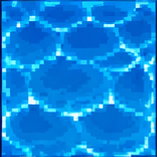
#> input picture assets/tilesets/terrain/source_cells/R1C1.png, 157 x 157 px; its folder holds only this picture in this run
$ python create_asset_catalog.py
#> lines starting #> are read from the running program, lines starting #| are printed output that depends on the picture
from pathlib import Path
from PIL import Image, ImageDraw

source = Path("assets/tilesets/terrain/source_cells")
output = Path("assets/tilesets/terrain/asset_catalog.png")

files = sorted(
    source.glob("*.png"),
    key=lambda p: (
        int(p.stem.split("C")[0][1:]),
        int(p.stem.split("C")[1])
    )
)

cell_size = 144
label_height = 24
columns = 8
rows = 8

catalog = Image.new(
    "RGB",
    (columns * cell_size, rows * (cell_size + label_height)),
    "#263746"
)
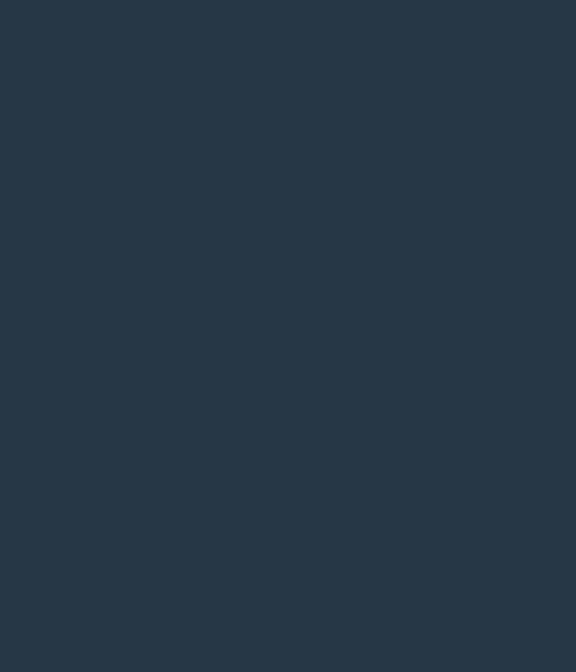
#> catalog: PIL image 1152x1344 RGB (shown at 1/2 size); mean R, G, B 38, 55, 70

draw = ImageDraw.Draw(catalog)

for index, path in enumerate(files):
    image = Image.open(path).convert("RGBA")
    image.thumbnail((cell_size - 12, cell_size - 12))
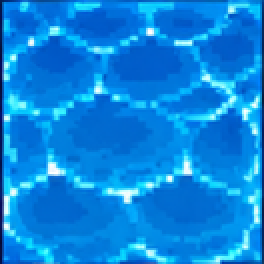
#> image: PIL image 132x132 RGBA (shown 2 times larger); mean R, G, B, A 11.2, 134.8, 223.4, 255

    x = (index % columns) * cell_size
    y = (index // columns) * (cell_size + label_height)

    background = Image.new("RGBA", (cell_size, cell_size), "#405568")
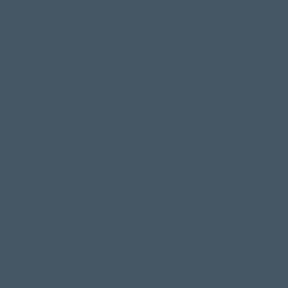
#> background: PIL image 144x144 RGBA (shown 2 times larger); mean R, G, B, A 64, 85, 104, 255
    px = (cell_size - image.width) // 2
#> px = 6
    py = (cell_size - image.height) // 2
#> py = 6
    background.alpha_composite(image, (px, py))
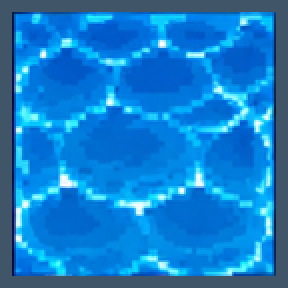
#> background: PIL image 144x144 RGBA (shown 2 times larger); mean R, G, B, A 19.6, 126.9, 204.3, 255

    catalog.paste(background.convert("RGB"), (x, y))
    draw.text((x + 8, y + cell_size + 4), path.stem, fill="white")

catalog.save(output)
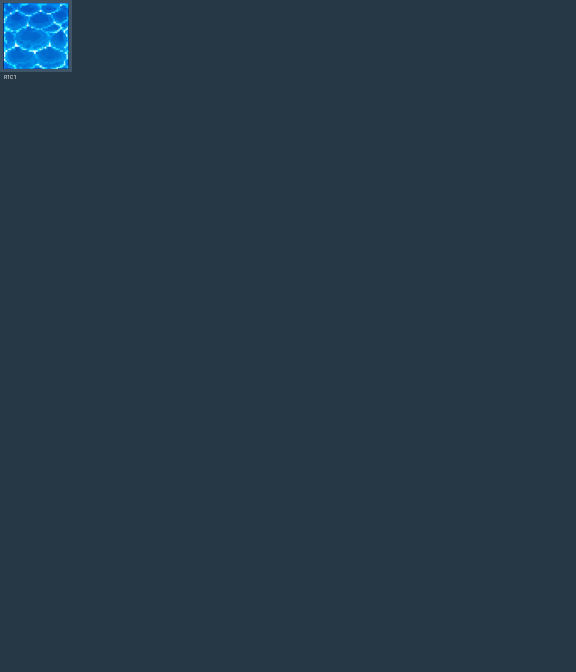
#> saved as asset_catalog.png: PIL image 1152x1344 RGB (shown at 1/2 size); mean R, G, B 37.8, 56, 71.8
print(f"素材數量：{len(files)}")
print(f"總覽尺寸：{catalog.size}")
#| 總覽尺寸：(1152, 1344)
print(f"輸出位置：{output}")

$ run again, on assets/tilesets/terrain/source_cells/R1C7.png
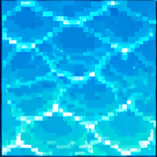
#> input picture assets/tilesets/terrain/source_cells/R1C7.png, 157 x 157 px
#> `background.alpha_composite(image, (px, py))`:
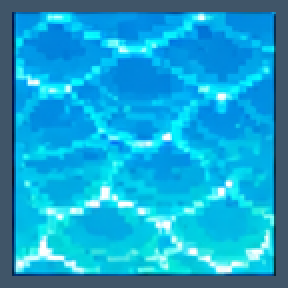
#> background: PIL image 144x144 RGBA (shown 2 times larger); mean R, G, B, A 22.3, 164.8, 209.5, 255
#> `catalog.save(output)`:
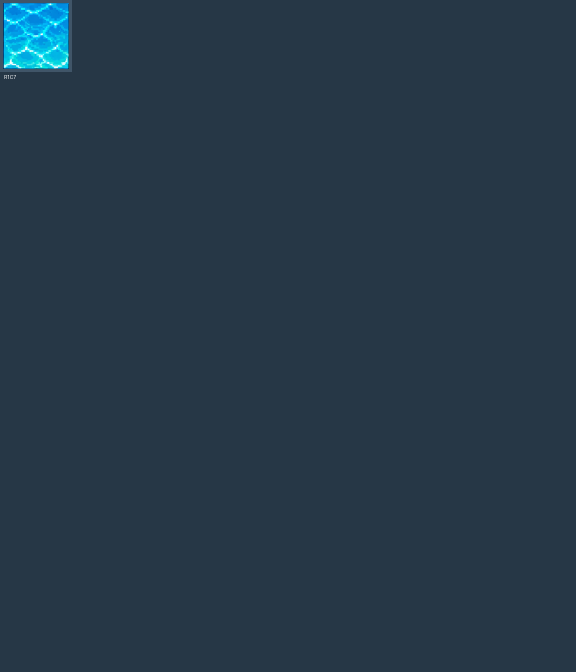
#> saved as asset_catalog.png: PIL image 1152x1344 RGB (shown at 1/2 size); mean R, G, B 37.8, 56.5, 71.9
#| 總覽尺寸：(1152, 1344)
